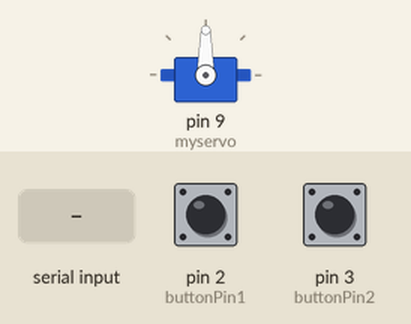
Bench run of a sketch on a simulated Arduino Uno, built with avr-gcc and run on an emulated ATmega328P. Parts: servo. Inputs (shaded band) come from the test bench; at power-on: pin 2 (buttonPin1) LOW, pin 3 (buttonPin2) LOW.

Above: at 1.2 s.
1.3 s: pin 2 (buttonPin1) pulled HIGH for 0.15 s
At 3.2 s:
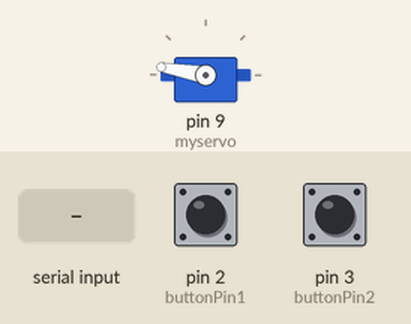
4.0 s: "1" received over Serial
At 4.45 s:
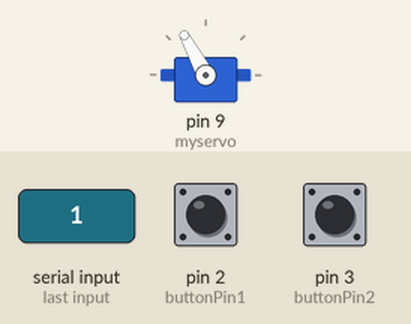
At 5.05 s:
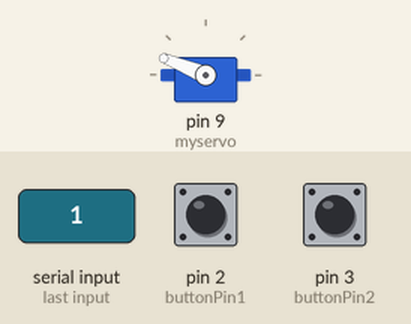
7.0 s: pin 3 (buttonPin2) pulled HIGH for 1 s
10.0 s: pin 3 (buttonPin2) pulled HIGH for 0.15 s
13.0 s: "0" received over Serial
15.2 s: pin 2 (buttonPin1) pulled HIGH for 3.2 s
At 15.95 s:
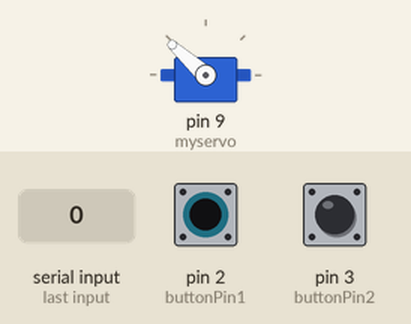
Timing chart, 0 to 20.3 s (numbered marks = the images above; inputs shaded):
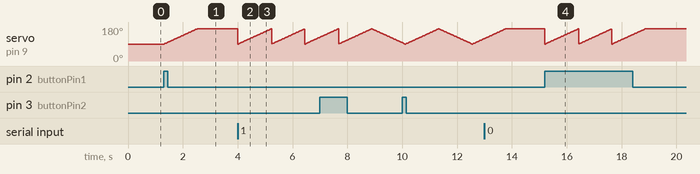

Measured:
- after the input at 1.3 s, servo on pin 9 (myservo): moves from 90° to 170° over 1.2 s, starting at once
- after the input at 4.0 s, servo on pin 9 (myservo): ramps from 90° to 170° and jumps back, once every 1.2 s
- after the input at 15.2 s, servo on pin 9 (myservo): ramps from 90° to 170° and jumps back, once every 1.2 s

The sketch:

AutomationProjectRev4.ino
```cpp
#include <Servo.h>

Servo myservo;  // create servo object to control a servo

const int buttonPin1 = 2;  // the number of the pushbutton pin
const int buttonPin2 = 3;  // the number of the pushbutton pin

int buttonState1 = 0;  // variable for reading the pushbutton status
int buttonState2 = 0;  // variable for reading the pushbutton status
int incomingdata;

void setup() {
  myservo.attach(9);  //servo on pin 9

  // pushbutton pins as inputs:
  pinMode(buttonPin1, INPUT);
  pinMode(buttonPin2, INPUT);

  Serial.begin(9600);  // Starts the serial communication only for remote control (via COM port)
}

void loop(){
  if(Serial.available() > 0){  // Check if data is available to read
    incomingdata = Serial.read();  // Read the incoming data
  }

  // read the state of the pushbuttons:
  buttonState1 = digitalRead(buttonPin1);
  buttonState2 = digitalRead(buttonPin2);

  // check if the pushbutton is pressed or if signal has been received through COMS:
  if (buttonState1 == HIGH || incomingdata == '1') {
    // turn servo to 190 degrees slowly:
    for (int pos = 90; pos <= 170; pos += 1) {
      myservo.write(pos);
      delay(1500 / 100);  // delay 1.5 seconds for effect
    }
  }
  if(buttonState2 == HIGH || incomingdata == '2') {
    // turn servo to 90 degrees slowly:
    for (int pos = 170; pos >= 90; pos -= 1) {
      myservo.write(pos);
      delay(1500 / 100);
    }
  }
}
```
